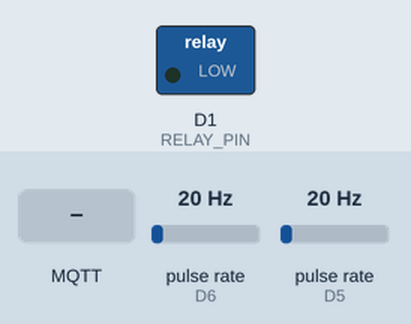
A sketch run on a simulated ESP8266 (NodeMCU). Parts: switched loads named in the sketch (green lamp = pin HIGH). Wiring (inferred from the names in the program): 2 × pulse sensor: data D6 / data D5. Inputs (shaded band) come from the test bench; at power-on: pulse rate (sensors on D6, D5) 20 Hz. WiFi joins after 1.5 s; servers stay silent unless stated; the local clock reads 2024-03-15 10:24:30 at power-on unless the sketch sets it; no MQTT or app messages arrive unless stated; what the sketch prints to the serial monitor is not drawn.

Above: at 2.9 s.
3.0 s: MQTT message "ON_TEMP" arrives on the second subscribed topic
At 4.9 s:
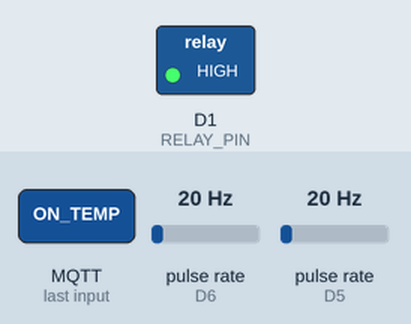
5.2 s: pulse rate (sensor on D6) set to 196 Hz
8.2 s: pulse rate (sensor on D5) set to 196 Hz
11.2 s: MQTT message "ON_TEMP" arrives on the first subscribed topic
13.3 s: MQTT message "ON_FULL" arrives on the first subscribed topic
Timing chart, 0 to 16.3 s (numbered marks = the images above; inputs shaded):
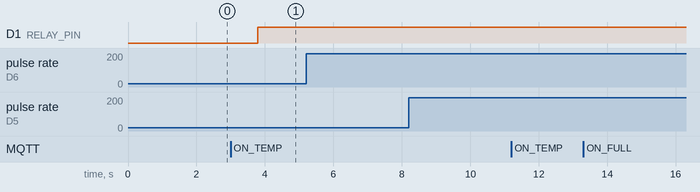

Measured:
- after the input at 3.0 s, D1 (RELAY_PIN): LOW → HIGH after 0.78 s
- after the input at 5.2 s, every drawn part: stays the same
- after the input at 8.2 s, every drawn part: stays the same
- after the input at 11.2 s, every drawn part: stays the same
- after the input at 13.3 s, every drawn part: stays the same

The sketch:

serre_arrosage.ino
```cpp
// ================================================================
//  SERRE ARROSAGE AUTONOME v1.3
//  ESP8266 + DS3231 + Relais HW-803 + Électrovanne 24VAC
//  + 2x Capteurs débit YF-B1 (maison + chevaux)
//  Heure : NTP priorité, DS3231 fallback
//  Temp  : Capteur Zigbee via HA → MQTT
// ================================================================
// Brochage :
//   D1 (GPIO5)  → Relais IN
//   D2 (GPIO4)  → DS3231 SDA
//   D3 (GPIO0)  → DS3231 SCL
//   D5 (GPIO14) → YF-B1 Maison  (via diviseur 10k+20k)
//   D6 (GPIO12) → YF-B1 Chevaux (via diviseur 10k+20k)
// ================================================================

#include <ESP8266WiFi.h>
#include <PubSubClient.h>
#include <Wire.h>
#include <RTClib.h>
#include <ArduinoOTA.h>
#include <time.h>

// ================================================================
// ⚙️  CONFIGURATION
// ================================================================
const char* WIFI_SSID     = "TP-Link_IoT_DF72";
const char* WIFI_PASSWORD = "TON_PASS_WIFI";

const char* MQTT_SERVER   = "192.168.1.160";
const int   MQTT_PORT     = 1883;
const char* MQTT_USER     = "mqtt";
const char* MQTT_PASSWORD = "jubkuh-";
const char* MQTT_CLIENT   = "serre_arrosage";

// Topics MQTT
const char* TOPIC_TEMP_SUB    = "zigbee2mqtt-edge/capteur écran";
const char* TOPIC_STATUS_PUB  = "serre/arrosage/status";
const char* TOPIC_RELAY_PUB   = "serre/arrosage/relay";
const char* TOPIC_CMD_SUB     = "serre/arrosage/cmd";
const char* TOPIC_FLOW_MAISON  = "serre/debit/maison";
const char* TOPIC_FLOW_CHEVAUX = "serre/debit/chevaux";
const char* TOPIC_FLOW_ALERT   = "serre/debit/alerte";

// Arrosage
const uint8_t  WATERING_HOUR      = 9;
const uint32_t DURATION_MORNING_S = 15 * 60;
const uint32_t DURATION_TEMP_S    = 2  * 60;
const float    TEMP_THRESHOLD     = 30.0f;
const uint32_t TEMP_COOLDOWN_MS   = 30UL * 60 * 1000;

// NTP
const char* NTP_SERVER   = "pool.ntp.org";
const long  GMT_OFFSET_S = 3600;
const int   DST_OFFSET_S = 3600;

// Débit YF-B1
// ⚠️ Signal 5V → diviseur de tension obligatoire (10kΩ + 20kΩ)
const float    PULSES_PER_LITER  = 450.0f; // à calibrer
const float    ALERT_LEAK_LPM    = 0.5f;   // fuite hors arrosage
const float    ALERT_HIGHFLOW_LPM = 25.0f; // débit max anormal

// Pins
#define RELAY_PIN      D1   // GPIO5
#define I2C_SDA        D2   // GPIO4
#define I2C_SCL        D3   // GPIO0
#define FLOW_PIN_MAISON  D5 // GPIO14
#define FLOW_PIN_CHEVAUX D6 // GPIO12

// ================================================================
// STRUCTURES
// ================================================================
struct TimeInfo {
  int hour, minute, second, day, month, year;
  bool valid;
};

struct FlowData {
  float    flowLpm      = 0;
  float    cycleLiters  = 0;
  float    dailyLiters  = 0;
  float    totalLiters  = 0;
  uint32_t lastPulse    = 0;
  uint32_t lastCalcMs   = 0;
};

// ================================================================
// VARIABLES GLOBALES
// ================================================================
RTC_DS3231   rtc;
bool         rtcPresent = false;
bool         ntpSynced  = false;

WiFiClient   espClient;
PubSubClient mqtt(espClient);

// Relay
bool     relayActive     = false;
uint32_t relayStartMs    = 0;
uint32_t relayDurationMs = 0;
char     relayReason[32] = "";

// Arrosage
bool morningDone    = false;
int  lastDayChecked = -1;

// Température
bool     tempCooldownActive = false;
uint32_t tempCooldownStart  = 0;
float    currentTemp        = -99.0f;

// Status
uint32_t lastStatusMs = 0;
const uint32_t STATUS_INTERVAL_MS = 30000;

// Débit — compteurs interruptions
volatile uint32_t pulseMaison  = 0;
volatile uint32_t pulseChevaux = 0;

FlowData fdMaison;
FlowData fdChevaux;

bool alertLeakMaison  = false;
bool alertLeakChevaux = false;

// ================================================================
// ISR — CAPTEURS DÉBIT (en IRAM pour fiabilité)
// ================================================================
void IRAM_ATTR isrMaison()  { pulseMaison++;  }
void IRAM_ATTR isrChevaux() { pulseChevaux++; }

// ================================================================
// HEURE (NTP priorité, DS3231 fallback)
// ================================================================
TimeInfo getTime() {
  TimeInfo t = {0, 0, 0, 1, 1, 2024, false};
  if (ntpSynced) {
    time_t now = time(nullptr);
    struct tm* ti = localtime(&now);
    if (ti->tm_year > 100) {
      t = {ti->tm_hour, ti->tm_min, ti->tm_sec,
           ti->tm_mday, ti->tm_mon+1, ti->tm_year+1900, true};
      return t;
    }
  }
  if (rtcPresent) {
    DateTime now = rtc.now();
    if (now.year() > 2020 && now.year() < 2100)
      t = {now.hour(), now.minute(), now.second(),
           now.day(), (int)now.month(), (int)now.year(), true};
  }
  return t;
}

// ================================================================
// RELAY
// ================================================================
void relayOFF();

void relayON(uint32_t durationMs, const char* reason) {
  if (relayActive) return;
  digitalWrite(RELAY_PIN, HIGH);
  relayActive     = true;
  relayStartMs    = millis();
  relayDurationMs = durationMs;
  strncpy(relayReason, reason, sizeof(relayReason)-1);
  fdMaison.cycleLiters  = 0;
  fdChevaux.cycleLiters = 0;
  Serial.printf("[RELAY] ON — %s — %lu s\n", reason, durationMs/1000);
  if (mqtt.connected()) {
    mqtt.publish(TOPIC_RELAY_PUB, "ON", true);
    char msg[128];
    snprintf(msg, sizeof(msg),
      "{\"relay\":\"ON\",\"duration_s\":%lu,\"reason\":\"%s\"}",
      durationMs/1000, reason);
    mqtt.publish(TOPIC_STATUS_PUB, msg, true);
  }
}

void relayOFF() {
  digitalWrite(RELAY_PIN, LOW);
  relayActive = false;
  Serial.println("[RELAY] OFF");
  if (mqtt.connected()) {
    mqtt.publish(TOPIC_RELAY_PUB, "OFF", true);
    mqtt.publish(TOPIC_STATUS_PUB, "{\"relay\":\"OFF\"}", true);
  }
}

// ================================================================
// DÉBIT
// ================================================================
void computeFlow(FlowData& fd, volatile uint32_t& pulseCount) {
  uint32_t ms      = millis();
  uint32_t elapsed = ms - fd.lastCalcMs;
  if (elapsed < 1000) return;

  noInterrupts();
  uint32_t current = pulseCount;
  interrupts();

  uint32_t pulses = current - fd.lastPulse;
  fd.lastPulse    = current;

  float liters     = (float)pulses / PULSES_PER_LITER;
  fd.flowLpm       = liters * (60000.0f / (float)elapsed);
  fd.cycleLiters  += liters;
  fd.dailyLiters  += liters;
  fd.totalLiters  += liters;
  fd.lastCalcMs    = ms;
}

void publishFlow(FlowData& fd, const char* topic, const char* name) {
  if (!mqtt.connected()) return;
  char msg[200];
  snprintf(msg, sizeof(msg),
    "{\"name\":\"%s\",\"flow_lpm\":%.2f,\"cycle_l\":%.2f,"
    "\"daily_l\":%.2f,\"total_l\":%.2f}",
    name, fd.flowLpm, fd.cycleLiters, fd.dailyLiters, fd.totalLiters);
  mqtt.publish(topic, msg, true);
}

void sendFlowAlert(const char* msg) {
  Serial.printf("[DEBIT] ⚠️ %s\n", msg);
  if (mqtt.connected()) mqtt.publish(TOPIC_FLOW_ALERT, msg, false);
}

void checkFlowAlerts() {
  if (!relayActive && fdMaison.flowLpm > ALERT_LEAK_LPM && !alertLeakMaison) {
    alertLeakMaison = true;
    sendFlowAlert("FUITE_MAISON: debit detecte hors arrosage");
  } else if (fdMaison.flowLpm <= ALERT_LEAK_LPM) {
    alertLeakMaison = false;
  }
  if (fdChevaux.flowLpm > ALERT_LEAK_LPM && !alertLeakChevaux) {
    alertLeakChevaux = true;
    sendFlowAlert("FUITE_CHEVAUX: debit anormal detecte");
  } else if (fdChevaux.flowLpm <= ALERT_LEAK_LPM) {
    alertLeakChevaux = false;
  }
  if (fdMaison.flowLpm  > ALERT_HIGHFLOW_LPM)
    sendFlowAlert("DEBIT_ELEVE_MAISON: possible rupture canalisation");
  if (fdChevaux.flowLpm > ALERT_HIGHFLOW_LPM)
    sendFlowAlert("DEBIT_ELEVE_CHEVAUX: possible rupture canalisation");
}

// ================================================================
// WIFI
// ================================================================
void connectWiFi() {
  if (WiFi.status() == WL_CONNECTED) return;
  Serial.printf("[WIFI] Connexion à %s", WIFI_SSID);
  WiFi.mode(WIFI_STA);
  WiFi.begin(WIFI_SSID, WIFI_PASSWORD);
  uint32_t t = millis();
  while (WiFi.status() != WL_CONNECTED && millis()-t < 15000) {
    delay(500); Serial.print(".");
  }
  if (WiFi.status() == WL_CONNECTED) {
    Serial.printf("\n[WIFI] Connecté — IP : %s\n",
      WiFi.localIP().toString().c_str());
    configTime(GMT_OFFSET_S, DST_OFFSET_S, NTP_SERVER);
    Serial.print("[NTP]  Synchronisation");
    uint32_t t2 = millis();
    while (time(nullptr) < 1000000000UL && millis()-t2 < 10000) {
      delay(500); Serial.print(".");
    }
    if (time(nullptr) > 1000000000UL) {
      ntpSynced = true;
      time_t now = time(nullptr);
      Serial.printf("\n[NTP]  OK — %s", ctime(&now));
      if (rtcPresent) { rtc.adjust(DateTime((uint32_t)now));
        Serial.println("[RTC]  Synchronisé via NTP"); }
    } else Serial.println("\n[NTP]  Échec");
  } else Serial.println("\n[WIFI] Échec — mode autonome");
}

// ================================================================
// MQTT CALLBACK
// ================================================================
void mqttCallback(char* topic, byte* payload, unsigned int len) {
  String msg; msg.reserve(len);
  for (unsigned int i=0; i<len; i++) msg += (char)payload[i];
  Serial.printf("[MQTT] ← %s : %s\n", topic, msg.c_str());

  if (String(topic) == TOPIC_TEMP_SUB) {
    int idx = msg.indexOf("\"temperature\":");
    if (idx != -1) { currentTemp = msg.substring(idx+14).toFloat();
      Serial.printf("[TEMP] %.1f°C\n", currentTemp); }
    return;
  }
  if (String(topic) == TOPIC_CMD_SUB) {
    if      (msg == "ON_TEMP")       relayON(DURATION_TEMP_S*1000UL,    "manual_short");
    else if (msg == "ON_FULL")       relayON(DURATION_MORNING_S*1000UL, "manual_long");
    else if (msg == "OFF")           relayOFF();
    else if (msg == "RESET_MORNING") { morningDone=false;
      Serial.println("[CMD] Reset matin"); }
  }
}

// ================================================================
// MQTT CONNECT
// ================================================================
void connectMQTT() {
  if (mqtt.connected() || WiFi.status()!=WL_CONNECTED) return;
  Serial.print("[MQTT] Connexion...");
  bool ok = mqtt.connect(MQTT_CLIENT, MQTT_USER, MQTT_PASSWORD,
    TOPIC_STATUS_PUB, 1, true, "{\"status\":\"offline\"}");
  if (ok) {
    Serial.println(" OK");
    mqtt.publish(TOPIC_STATUS_PUB, "{\"status\":\"online\"}", true);
    mqtt.subscribe(TOPIC_TEMP_SUB);
    mqtt.subscribe(TOPIC_CMD_SUB);
  } else Serial.printf(" FAILED rc=%d\n", mqtt.state());
}

// ================================================================
// STATUS MQTT
// ================================================================
void publishStatus(const TimeInfo& t) {
  if (!mqtt.connected()) return;
  float rtcTemp = rtcPresent ? rtc.getTemperature() : -99.0f;
  char msg[400];
  snprintf(msg, sizeof(msg),
    "{\"status\":\"online\",\"time\":\"%02d:%02d:%02d\","
    "\"date\":\"%04d-%02d-%02d\",\"time_source\":\"%s\","
    "\"temp_c\":%.1f,\"rtc_temp_c\":%.1f,"
    "\"relay\":\"%s\",\"relay_reason\":\"%s\","
    "\"morning_done\":%s,\"temp_cooldown\":%s,\"ip\":\"%s\"}",
    t.hour, t.minute, t.second,
    t.year, t.month, t.day,
    ntpSynced ? "NTP" : (rtcPresent ? "RTC" : "none"),
    currentTemp, rtcTemp,
    relayActive ? "ON" : "OFF", relayReason,
    morningDone        ? "true" : "false",
    tempCooldownActive ? "true" : "false",
    WiFi.localIP().toString().c_str());
  mqtt.publish(TOPIC_STATUS_PUB, msg, true);
}

// ================================================================
// SETUP
// ================================================================
void setup() {
  Serial.begin(115200); delay(200);
  Serial.println("\n=============================");
  Serial.println("  SERRE ARROSAGE v1.3");
  Serial.println("=============================");

  // Relay OFF au démarrage
  pinMode(RELAY_PIN, OUTPUT);
  digitalWrite(RELAY_PIN, LOW);

  // DS3231 optionnel
  Wire.begin(I2C_SDA, I2C_SCL);
  if (rtc.begin()) {
    rtcPresent = true;
    Serial.println("[RTC]  DS3231 détecté ✓");
    if (rtc.lostPower()) Serial.println("[RTC]  Heure perdue — sync NTP en attente");
  } else Serial.println("[RTC]  DS3231 absent — NTP uniquement");

  // Capteurs débit
  pinMode(FLOW_PIN_MAISON,  INPUT_PULLUP);
  pinMode(FLOW_PIN_CHEVAUX, INPUT_PULLUP);
  attachInterrupt(digitalPinToInterrupt(FLOW_PIN_MAISON),  isrMaison,  FALLING);
  attachInterrupt(digitalPinToInterrupt(FLOW_PIN_CHEVAUX), isrChevaux, FALLING);
  fdMaison.lastCalcMs  = millis();
  fdChevaux.lastCalcMs = millis();
  Serial.println("[FLOW] Capteurs débit initialisés (D5=maison, D6=chevaux)");

  connectWiFi();
  mqtt.setServer(MQTT_SERVER, MQTT_PORT);
  mqtt.setCallback(mqttCallback);
  mqtt.setKeepAlive(60);
  connectMQTT();

  ArduinoOTA.setHostname("serre-arrosage");
  ArduinoOTA.onStart([](){Serial.println("[OTA] Démarrage...");});
  ArduinoOTA.onEnd([](){Serial.println("[OTA] Terminé");});
  ArduinoOTA.begin();
  Serial.println("[SETUP] OK\n");
}

// ================================================================
// LOOP
// ================================================================
void loop() {
  ArduinoOTA.handle();
  if (WiFi.status() != WL_CONNECTED) connectWiFi();
  if (!mqtt.connected())             connectMQTT();
  mqtt.loop();

  TimeInfo now = getTime();
  uint32_t ms  = millis();

  // 1. Fin de cycle relais
  if (relayActive && (ms-relayStartMs >= relayDurationMs)) relayOFF();

  // 2. Nouveau jour — reset flags
  if (now.valid && now.day != lastDayChecked) {
    lastDayChecked        = now.day;
    morningDone           = false;
    fdMaison.dailyLiters  = 0;
    fdChevaux.dailyLiters = 0;
    Serial.printf("[TIME] Nouveau jour : %02d/%02d/%04d\n",
      now.day, now.month, now.year);
  }

  // 3. Arrosage matin 09h00
  if (now.valid && !morningDone && !relayActive &&
      now.hour == WATERING_HOUR && now.minute == 0) {
    morningDone = true;
    relayON(DURATION_MORNING_S*1000UL, "morning_9h");
  }

  // 4. Fin cooldown température
  if (tempCooldownActive && (ms-tempCooldownStart >= TEMP_COOLDOWN_MS)) {
    tempCooldownActive = false;
    Serial.println("[TEMP] Cooldown terminé");
  }

  // 5. Arrosage température > 30°C
  if (!relayActive && !tempCooldownActive && currentTemp >= TEMP_THRESHOLD) {
    tempCooldownActive = true; tempCooldownStart = ms;
    relayON(DURATION_TEMP_S*1000UL, "temp_30deg");
  }

  // 6. Calcul débit
  computeFlow(fdMaison,  pulseMaison);
  computeFlow(fdChevaux, pulseChevaux);
  checkFlowAlerts();

  // 7. Status périodique
  if (ms-lastStatusMs >= STATUS_INTERVAL_MS) {
    lastStatusMs = ms;
    publishStatus(now);
    publishFlow(fdMaison,  TOPIC_FLOW_MAISON,  "maison");
    publishFlow(fdChevaux, TOPIC_FLOW_CHEVAUX, "chevaux");
  }

  delay(1000);
}
```
